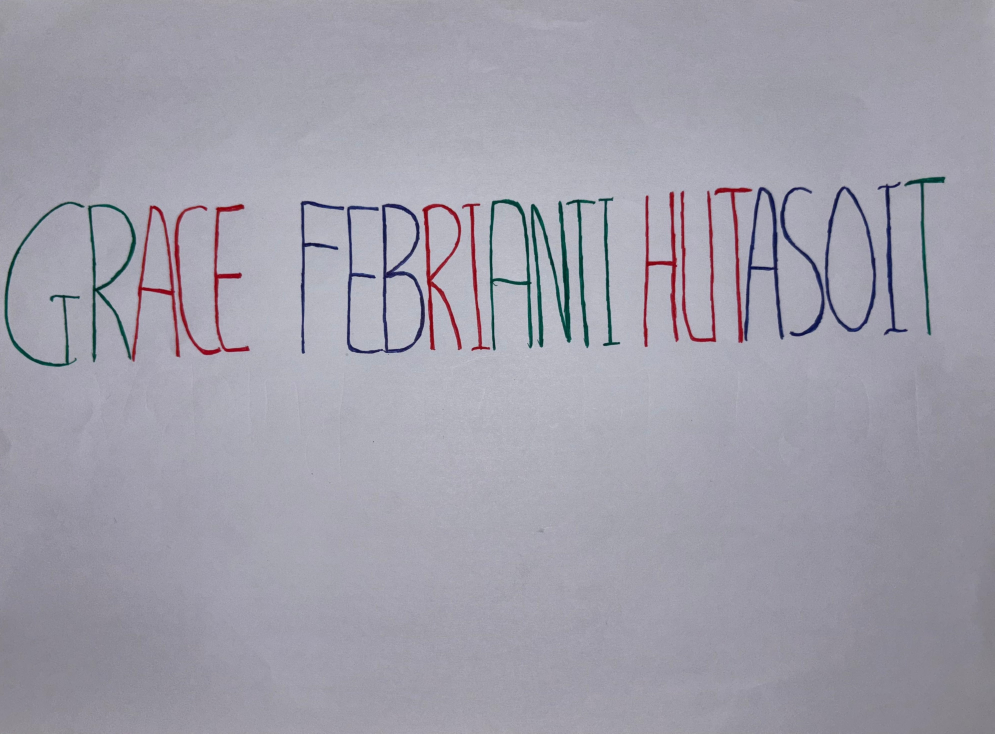
#> input picture PCD_UTS_20223108_2024_ITPLN/Grace.jpg, 3978 x 2935 px (shown at 1/4 size)
$ jupyter execute UTS_GRACE_202231082.ipynb
#> lines starting #> are read from the running program, lines starting #| are printed output that depends on the picture; after the words box and inside, x2 and y2 are one past the last pixel; in counts of white or black regions, pixels touching at a corner belong together
[cell 1]
import cv2
import matplotlib.pyplot as plt
import numpy as np

## POTRET KAMERA

[cell 2]
img1 = cv2.imread('Grace.jpg')
#> img1 is the input picture: shape (2935, 3978, 3); mean B, G, R 170.4, 158.5, 160.3
img2 = cv2.imread('rincian.jpg')
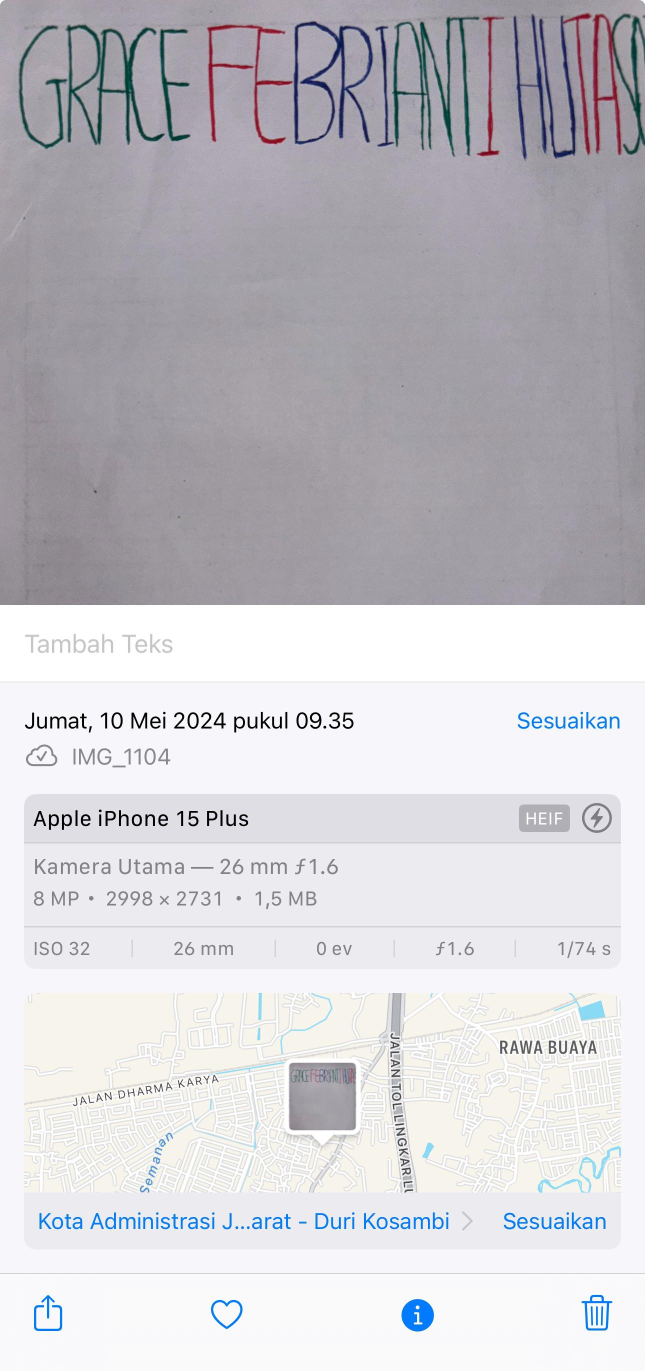
#> input picture PCD_UTS_20223108_2024_ITPLN/rincian.jpg, 1290 x 2741 px (shown at 1/2 size)
#> img2 is the input picture: shape (2741, 1290, 3); mean B, G, R 205.6, 200.5, 201.9

fig, axes = plt.subplots(1, 2, figsize=(10, 10))

axes[0].imshow(cv2.cvtColor(img1, cv2.COLOR_BGR2RGB))
axes[0].set_title("Grace")

axes[1].imshow(cv2.cvtColor(img2, cv2.COLOR_BGR2RGB))
axes[1].set_title("Rincian")

plt.show()

## DETEKSI WARNA PADA CITRA

[cell 3]
# Membaca gambar
img = cv2.imread('Grace.jpg')
hsv_img = cv2.cvtColor(img, cv2.COLOR_BGR2HSV)
#> hsv_img: shape (2935, 3978, 3); mean H, S, V 123.3, 21.8, 171.3

# Menentukan rentang nilai HSV untuk warna biru, merah, dan hijau
lower_blue = np.array([90, 50, 50])
upper_blue = np.array([160, 255, 255])

# Merah dapat berada di dua rentang, jadi kita gabungkan kedua mask
lower_red1 = np.array([0, 100, 100])
upper_red1 = np.array([10, 255, 255])
lower_red2 = np.array([90, 50, 50])
upper_red2 = np.array([1140, 255, 255])

lower_green = np.array([10, 70, 5])  # Menurunkan nilai Hue agar lebih mendekati hijau
upper_green = np.array([180, 255, 255])

# Membuat mask untuk setiap rentang warna
mask_blue = cv2.inRange(hsv_img, lower_blue, upper_blue)
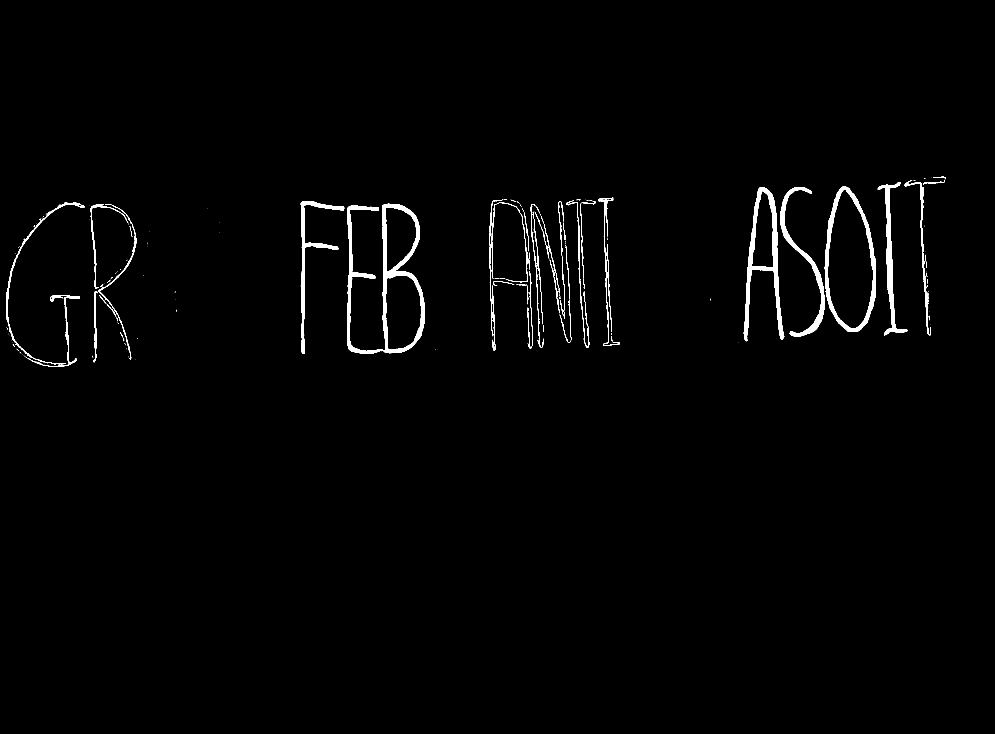
#> mask_blue: shape (2935, 3978) (shown at 1/4 size); 1.2% white; 234 white regions (167 under 20 px), largest, box (x1, y1, x2, y2) and area: (1388, 815, 1700, 1415) 32381, (2975, 748, 3137, 1365) 20221, (3299, 745, 3504, 1328) 17956
mask_red = cv2.inRange(hsv_img, lower_red1, upper_red1) | cv2.inRange(hsv_img, lower_red2, upper_red2)
#> mask_red: shape (2935, 3978); 2.4% white; 226 white regions (152 under 20 px), largest, box (x1, y1, x2, y2) and area: (2857, 748, 3137, 1373) 33436, (1388, 815, 1700, 1415) 32381, (1688, 814, 1848, 1401) 21915
mask_green = cv2.inRange(hsv_img, lower_green, upper_green)
#> mask_green: shape (2935, 3978); 2.7% white; 27 white regions (5 under 20 px), largest, box (x1, y1, x2, y2) and area: (2123, 804, 2286, 1390) 24898, (1689, 815, 1847, 1401) 20048, (2574, 767, 2715, 1388) 19290

# Menerapkan mask pada gambar asli untuk mendeteksi area berwarna
blue_detected = cv2.bitwise_and(img, img, mask=mask_blue)
red_detected = cv2.bitwise_and(img, img, mask=mask_red)
green_detected = cv2.bitwise_and(img, img, mask=mask_green)

# Mengubah latar belakang yang terdeteksi menjadi putih
background_white = np.full_like(img, (255, 255, 255), dtype=np.uint8)
background_white[mask_blue != 0] = [0, 0, 0]
background_white[mask_red != 0] = [0, 0, 0]
background_white[mask_green != 0] = [0, 0, 0]

# Menggabungkan hasil deteksi warna dengan latar belakang putih
blue_detected_with_white_bg = cv2.bitwise_or(blue_detected, background_white)
red_detected_with_white_bg = cv2.bitwise_or(red_detected, background_white)
green_detected_with_white_bg = cv2.bitwise_or(green_detected, background_white)

# Membuat gambar asli dengan hanya menampilkan warna hijau, merah, dan biru
img_with_selected_colors = cv2.bitwise_or(blue_detected_with_white_bg,
                                           cv2.bitwise_or(red_detected_with_white_bg, green_detected_with_white_bg))

# Ubah warna merah menjadi putih keabu-abuan
red_mask = cv2.inRange(red_detected_with_white_bg, (0, 0, 0), (0, 0, 0))
#> red_mask: shape (2935, 3978); 0.62% white; 77 white regions (61 under 20 px), largest, box (x1, y1, x2, y2) and area: (2125, 807, 2284, 1388) 20448, (1960, 797, 2129, 1396) 12707, (353, 817, 540, 1440) 11911
red_detected_with_white_bg[red_mask != 0] = [200, 200, 255]

# Membuat subplot dan menampilkan gambar
fig, axes = plt.subplots(2, 2, figsize=(10, 10))

axes[0, 0].imshow(cv2.cvtColor(img_with_selected_colors, cv2.COLOR_BGR2RGB))
axes[0, 0].set_title('CITRA KONTRAS')

axes[0, 1].imshow(cv2.cvtColor(blue_detected_with_white_bg, cv2.COLOR_BGR2RGB))
axes[0, 1].set_title('BIRU')

axes[1, 1].imshow(cv2.cvtColor(green_detected_with_white_bg, cv2.COLOR_BGR2RGB))
axes[1, 1].set_title('MERAH')

axes[1, 0].imshow(cv2.cvtColor(red_detected_with_white_bg, cv2.COLOR_BGR2RGB))
axes[1, 0].set_title('HIJAU')

# Tampilkan plot
plt.tight_layout()
plt.show()
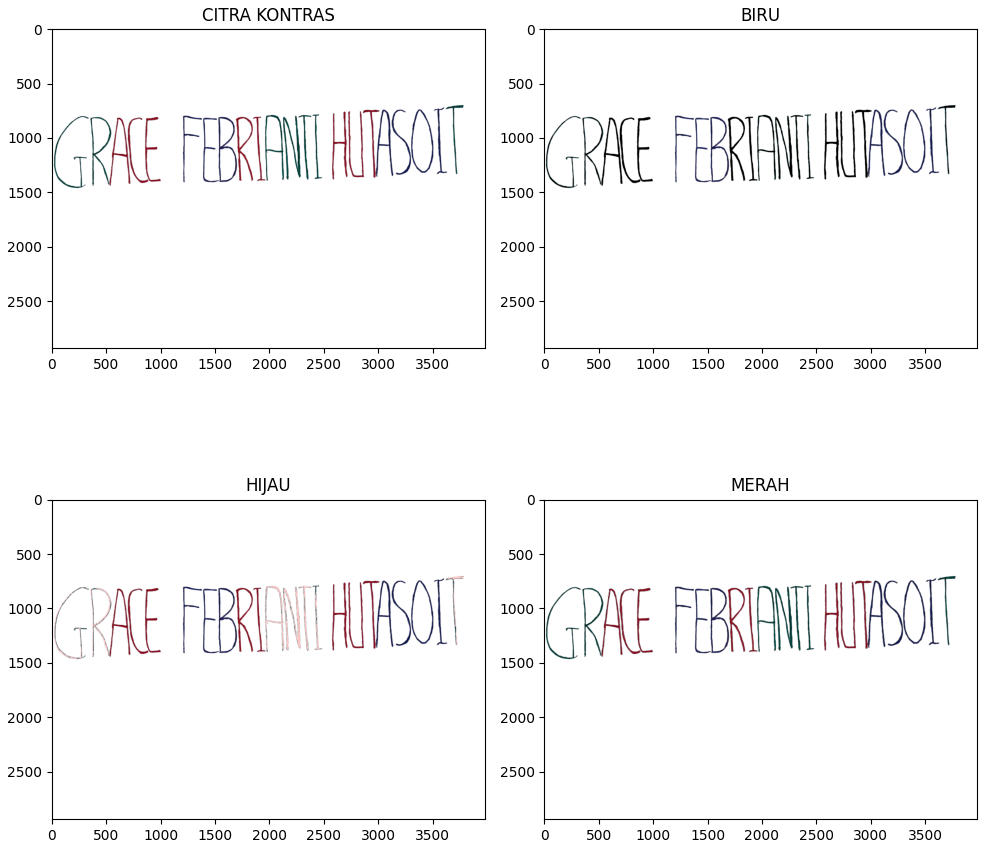
#> figure drawn by matplotlib, 4 panels

# Tutup semua jendela OpenCV
cv2.destroyAllWindows()

## HISTOGRAM GAMBAR ASLI

[cell 4]
# Cara 1
fig, axs = plt.subplots(2, 2, figsize=(15, 5))
axs[0, 0].imshow(img)
axs[0, 1].hist(img.ravel(), 256, [0, 256])

# Cara 2
hist = cv2.calcHist([img], [0], None, [256], [0, 256])
#> hist = 256 values, max 411875 at index 171, min 0 at index 0, mean 45607.1
axs[1, 0].imshow(img)
axs[1, 1].plot(hist)
plt.show()
#> figure, not shown here; B, G, R data is drawn as R, G, B; panel 2: tallest bar 1005636 high, from x = 167 to 168; panel 4: curve peaks at x = 171, y = 411875

## HISTOGRAM

[cell 5]
# Membaca gambar
img = cv2.imread('Grace.jpg')
hsv_img = cv2.cvtColor(img, cv2.COLOR_BGR2HSV)

# Menentukan rentang nilai HSV untuk warna biru, merah, dan hijau
lower_blue = np.array([90, 50, 50])
upper_blue = np.array([140, 255, 255])

# Merah dapat berada di dua rentang, jadi kita gabungkan kedua mask
lower_red1 = np.array([0, 100, 100])
upper_red1 = np.array([10, 255, 255])
lower_red2 = np.array([160, 100, 100]) # Rentang kedua untuk warna merah pada Hue yang melampaui 180
upper_red2 = np.array([180, 255, 255])

lower_green = np.array([10, 70, 5])  # Menurunkan nilai Hue agar lebih mendekati hijau
upper_green = np.array([90, 255, 255])

# Membuat mask untuk setiap rentang warna
mask_blue = cv2.inRange(hsv_img, lower_blue, upper_blue)
#> mask_blue: shape (2935, 3978); 1.2% white; 216 white regions (149 under 20 px), largest, box (x1, y1, x2, y2) and area: (1388, 815, 1700, 1415) 32381, (2977, 748, 3137, 1365) 20209, (3299, 745, 3504, 1328) 17956
mask_red = cv2.inRange(hsv_img, lower_red1, upper_red1) | cv2.inRange(hsv_img, lower_red2, upper_red2)
#> mask_red: shape (2935, 3978); 0.91% white; 10 white regions (2 under 20 px), largest, box (x1, y1, x2, y2) and area: (1690, 816, 1847, 1400) 18229, (2574, 768, 2714, 1388) 17108, (528, 823, 720, 1445) 15211
mask_green = cv2.inRange(hsv_img, lower_green, upper_green)
#> mask_green: shape (2935, 3978); 0.65% white; 34 white regions (17 under 20 px), largest, box (x1, y1, x2, y2) and area: (2125, 807, 2284, 1388) 21399, (1960, 797, 2129, 1391) 13543, (2267, 799, 2380, 1388) 8054

# Menerapkan mask pada gambar asli untuk mendeteksi area berwarna
blue_detected = cv2.bitwise_and(img, img, mask=mask_blue)
red_detected = cv2.bitwise_and(img, img, mask=mask_red)
green_detected = cv2.bitwise_and(img, img, mask=mask_green)

# Mengubah latar belakang yang terdeteksi menjadi putih
background_white = np.full_like(img, (255, 255, 255), dtype=np.uint8)
background_white[mask_blue != 0] = [0, 0, 0]
background_white[mask_red != 0] = [0, 0, 0]
background_white[mask_green != 0] = [0, 0, 0]

# Menggabungkan hasil deteksi warna dengan latar belakang putih
blue_detected_with_white_bg = cv2.bitwise_or(blue_detected, background_white)
red_detected_with_white_bg = cv2.bitwise_or(red_detected, background_white)
green_detected_with_white_bg = cv2.bitwise_or(green_detected, background_white)

# Membuat gambar asli dengan hanya menampilkan warna hijau, merah, dan biru
img_with_selected_colors = cv2.bitwise_or(blue_detected_with_white_bg,
                                           cv2.bitwise_or(red_detected_with_white_bg, green_detected_with_white_bg))

# Ubah warna merah menjadi putih keabu-abuan
red_mask = cv2.inRange(red_detected_with_white_bg, (0, 0, 0), (0, 0, 0))
#> red_mask: shape (2935, 3978); 1.9% white; 13 white regions, largest, box (x1, y1, x2, y2) and area: (1388, 815, 1700, 1415) 32381, (2123, 804, 2286, 1390) 26944, (2977, 748, 3137, 1365) 20209
red_detected_with_white_bg[red_mask != 0] = [200, 200, 255]
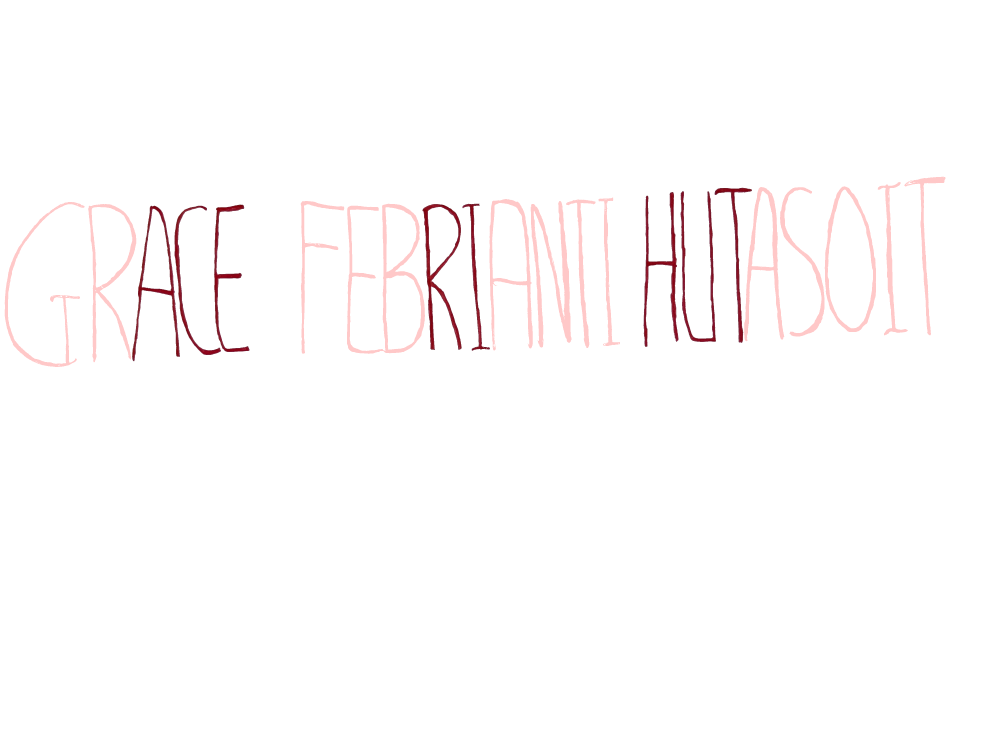
#> red_detected_with_white_bg: shape (2935, 3978, 3) (shown at 1/4 size); mean B, G, R 252.1, 252, 253.9

# Membuat subplot dan menampilkan gambar
fig, axes = plt.subplots(2, 4, figsize=(15, 10))

# Tampilkan gambar dengan warna terpilih
axes[0, 0].imshow(cv2.cvtColor(img_with_selected_colors, cv2.COLOR_BGR2RGB))
axes[0, 0].set_title('CITRA KONTRAS')

axes[0, 1].imshow(cv2.cvtColor(blue_detected_with_white_bg, cv2.COLOR_BGR2RGB))
axes[0, 1].set_title('BIRU')

axes[0, 2].imshow(cv2.cvtColor(green_detected_with_white_bg, cv2.COLOR_BGR2RGB))
axes[0, 2].set_title('HIJAU')

axes[0, 3].imshow(cv2.cvtColor(red_detected_with_white_bg, cv2.COLOR_BGR2RGB))
axes[0, 3].set_title('MERAH')

# Plot histogram untuk setiap gambar
for i, color in enumerate(['Blue', 'Green', 'Red']):
    hist = cv2.calcHist([img], [i], None, [256], [0, 256])
    axes[1, i].plot(hist, color=color)
    axes[1, i].set_title('{} Histogram'.format(color))

# Tampilkan plot
plt.tight_layout()
plt.show()
#> figure, not shown here; panel 5: curve peaks at x = 171, y = 411875; panel 6: curve peaks at x = 159, y = 428798; panel 7: curve peaks at x = 161, y = 452193

# Tutup semua jendela OpenCV
cv2.destroyAllWindows()

[cell 6]
# Membaca gambar
img = cv2.imread('Grace.jpg')
hsv_img = cv2.cvtColor(img, cv2.COLOR_BGR2HSV)

# Menentukan rentang nilai HSV untuk warna biru, merah, dan hijau
lower_blue = np.array([110, 50, 50])
upper_blue = np.array([140, 255, 255])

# Merah dapat berada di dua rentang, jadi kita gabungkan kedua mask
lower_red1 = np.array([0, 100, 100])
upper_red1 = np.array([10, 255, 255])
lower_red2 = np.array([110, 50, 50])
upper_red2 = np.array([1140, 255, 255])

lower_green = np.array([0, 70, 5])  # Menurunkan nilai Hue agar lebih mendekati hijau
upper_green = np.array([1140, 255, 255])

# Membuat mask untuk setiap rentang warna
mask_blue = cv2.inRange(hsv_img, lower_blue, upper_blue)
#> mask_blue: shape (2935, 3978); 0.91% white; 6 white regions, box (x1, y1, x2, y2) and area: (1388, 815, 1700, 1415) 32381, (2977, 748, 3137, 1365) 20208, (3299, 745, 3504, 1328) 17956, (3120, 749, 3298, 1346) 12895, (3511, 728, 3631, 1341) 11688, (1203, 804, 1377, 1415) 10930
mask_red = cv2.inRange(hsv_img, lower_red1, upper_red1) | cv2.inRange(hsv_img, lower_red2, upper_red2)
mask_green = cv2.inRange(hsv_img, lower_green, upper_green)
#> mask_green: shape (2935, 3978); 2.7% white; 22 white regions, largest, box (x1, y1, x2, y2) and area: (2123, 804, 2286, 1390) 24898, (1689, 815, 1847, 1401) 20057, (2574, 767, 2715, 1388) 19290

# Menerapkan mask pada gambar asli untuk mendeteksi area berwarna
blue_detected = cv2.bitwise_and(img, img, mask=mask_blue)
red_detected = cv2.bitwise_and(img, img, mask=mask_red)
green_detected = cv2.bitwise_and(img, img, mask=mask_green)

# Mengubah warna yang terdeteksi menjadi putih
blue_detected[np.where((blue_detected != [0,0,0]).all(axis=2))] = [255,255,255]
red_detected[np.where((red_detected != [0,0,0]).all(axis=2))] = [255,255,255]
green_detected[np.where((green_detected != [0,0,255]).all(axis=2))] = [255,255,255]

# Membuat saluran warna hitam
black_img = np.zeros_like(img)

# Membuat subplot dan menampilkan gambar
fig, axes = plt.subplots(2, 2, figsize=(10, 10))

axes[0, 0].imshow(cv2.cvtColor(black_img, cv2.COLOR_BGR2RGB))
#> black_img: shape (2935, 3978, 3); every value is 0
axes[0, 0].set_title('none')

axes[0, 1].imshow(cv2.cvtColor(blue_detected, cv2.COLOR_BGR2RGB))
axes[0, 1].set_title('blue')

axes[1, 0].imshow(cv2.cvtColor(red_detected, cv2.COLOR_BGR2RGB))
axes[1, 0].set_title('red-blue')

axes[1, 1].imshow(cv2.cvtColor(green_detected, cv2.COLOR_BGR2RGB))
axes[1, 1].set_title('red-green-blue')

# Tampilkan plot
plt.tight_layout()
plt.show()
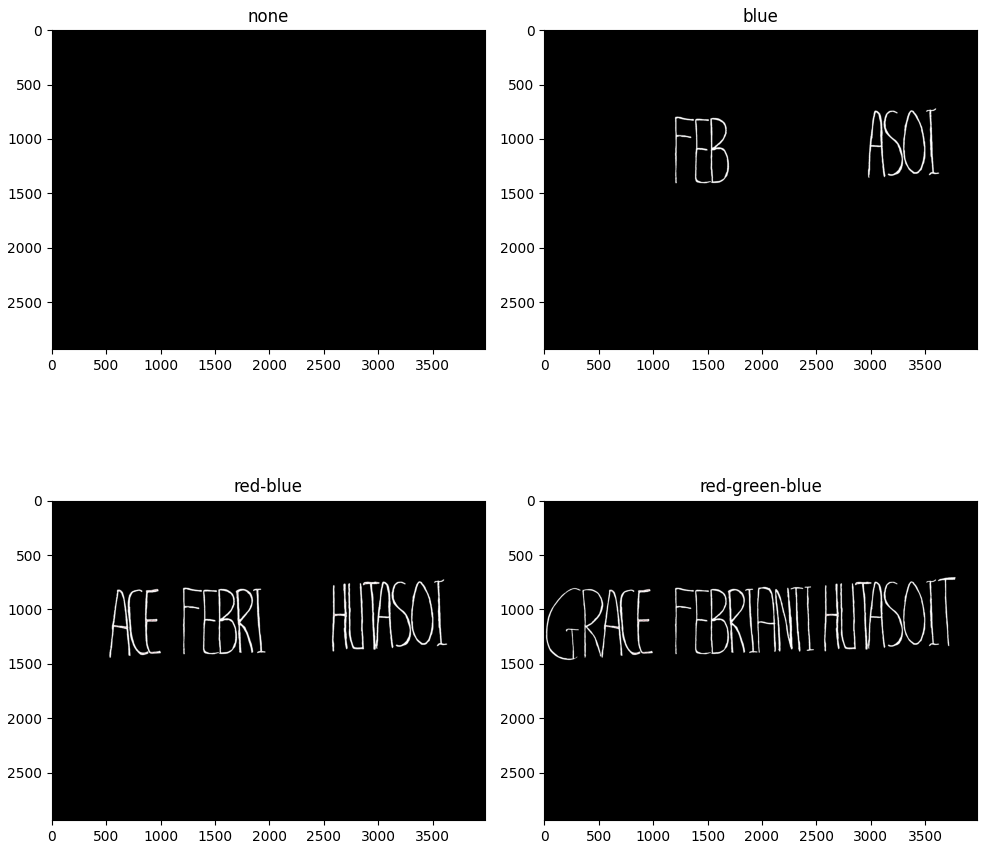
#> figure drawn by matplotlib, 4 panels

# Tutup semua jendela OpenCV
cv2.destroyAllWindows()
